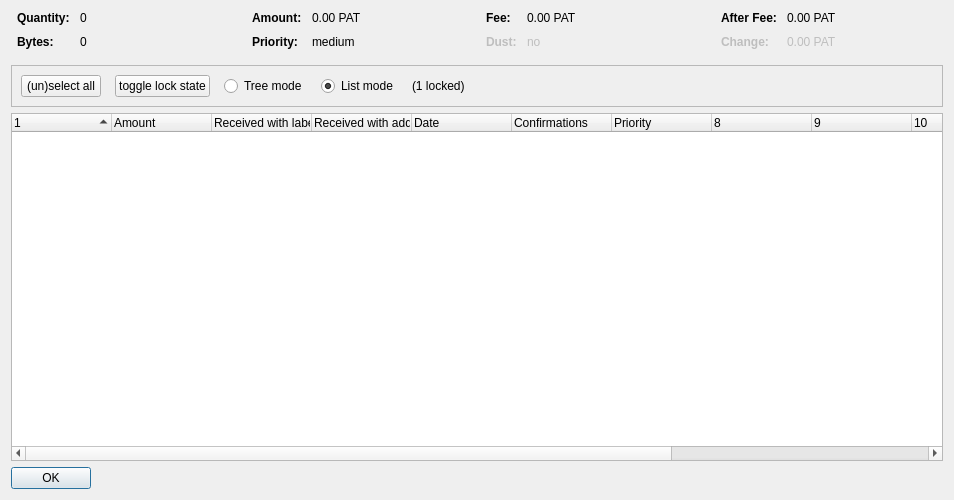
<?xml version="1.0" encoding="UTF-8"?>
<ui version="4.0">
 <class>CoinControlDialog</class>
 <widget class="QDialog" name="CoinControlDialog">
  <property name="geometry">
   <rect>
    <x>0</x>
    <y>0</y>
    <width>954</width>
    <height>500</height>
   </rect>
  </property>
  <property name="windowTitle">
   <string>Coin Selection</string>
  </property>
  <layout class="QVBoxLayout" name="verticalLayout">
   <item>
    <layout class="QHBoxLayout" name="horizontalLayoutTop" stretch="0,0,0,0">
     <property name="topMargin">
      <number>0</number>
     </property>
     <property name="bottomMargin">
      <number>10</number>
     </property>
     <item>
      <layout class="QFormLayout" name="formLayoutCoinControl1">
       <property name="horizontalSpacing">
        <number>10</number>
       </property>
       <property name="verticalSpacing">
        <number>10</number>
       </property>
       <property name="leftMargin">
        <number>6</number>
       </property>
       <property name="rightMargin">
        <number>6</number>
       </property>
       <item row="0" column="0">
        <widget class="QLabel" name="labelCoinControlQuantityText">
         <property name="font">
          <font>
           <weight>75</weight>
           <bold>true</bold>
          </font>
         </property>
         <property name="text">
          <string>Quantity:</string>
         </property>
        </widget>
       </item>
       <item row="0" column="1">
        <widget class="QLabel" name="labelCoinControlQuantity">
         <property name="cursor">
          <cursorShape>IBeamCursor</cursorShape>
         </property>
         <property name="contextMenuPolicy">
          <enum>Qt::ActionsContextMenu</enum>
         </property>
         <property name="text">
          <string notr="true">0</string>
         </property>
         <property name="textInteractionFlags">
          <set>Qt::LinksAccessibleByMouse|Qt::TextSelectableByKeyboard|Qt::TextSelectableByMouse</set>
         </property>
        </widget>
       </item>
       <item row="1" column="0">
        <widget class="QLabel" name="labelCoinControlBytesText">
         <property name="font">
          <font>
           <weight>75</weight>
           <bold>true</bold>
          </font>
         </property>
         <property name="text">
          <string>Bytes:</string>
         </property>
        </widget>
       </item>
       <item row="1" column="1">
        <widget class="QLabel" name="labelCoinControlBytes">
         <property name="cursor">
          <cursorShape>IBeamCursor</cursorShape>
         </property>
         <property name="contextMenuPolicy">
          <enum>Qt::ActionsContextMenu</enum>
         </property>
         <property name="text">
          <string notr="true">0</string>
         </property>
         <property name="textInteractionFlags">
          <set>Qt::LinksAccessibleByMouse|Qt::TextSelectableByKeyboard|Qt::TextSelectableByMouse</set>
         </property>
        </widget>
       </item>
      </layout>
     </item>
     <item>
      <layout class="QFormLayout" name="formLayoutCoinControl2">
       <property name="horizontalSpacing">
        <number>10</number>
       </property>
       <property name="verticalSpacing">
        <number>10</number>
       </property>
       <property name="leftMargin">
        <number>6</number>
       </property>
       <property name="rightMargin">
        <number>6</number>
       </property>
       <item row="0" column="0">
        <widget class="QLabel" name="labelCoinControlAmountText">
         <property name="font">
          <font>
           <weight>75</weight>
           <bold>true</bold>
          </font>
         </property>
         <property name="text">
          <string>Amount:</string>
         </property>
        </widget>
       </item>
       <item row="0" column="1">
        <widget class="QLabel" name="labelCoinControlAmount">
         <property name="cursor">
          <cursorShape>IBeamCursor</cursorShape>
         </property>
         <property name="contextMenuPolicy">
          <enum>Qt::ActionsContextMenu</enum>
         </property>
         <property name="text">
          <string notr="true">0.00 PAT</string>
         </property>
         <property name="textInteractionFlags">
          <set>Qt::LinksAccessibleByMouse|Qt::TextSelectableByKeyboard|Qt::TextSelectableByMouse</set>
         </property>
        </widget>
       </item>
       <item row="1" column="0">
        <widget class="QLabel" name="labelCoinControlPriorityText">
         <property name="font">
          <font>
           <weight>75</weight>
           <bold>true</bold>
          </font>
         </property>
         <property name="text">
          <string>Priority:</string>
         </property>
        </widget>
       </item>
       <item row="1" column="1">
        <widget class="QLabel" name="labelCoinControlPriority">
         <property name="cursor">
          <cursorShape>IBeamCursor</cursorShape>
         </property>
         <property name="contextMenuPolicy">
          <enum>Qt::ActionsContextMenu</enum>
         </property>
         <property name="text">
          <string>medium</string>
         </property>
         <property name="textInteractionFlags">
          <set>Qt::LinksAccessibleByMouse|Qt::TextSelectableByKeyboard|Qt::TextSelectableByMouse</set>
         </property>
        </widget>
       </item>
      </layout>
     </item>
     <item>
      <layout class="QFormLayout" name="formLayoutCoinControl3">
       <property name="horizontalSpacing">
        <number>10</number>
       </property>
       <property name="verticalSpacing">
        <number>10</number>
       </property>
       <property name="leftMargin">
        <number>6</number>
       </property>
       <property name="rightMargin">
        <number>6</number>
       </property>
       <item row="0" column="0">
        <widget class="QLabel" name="labelCoinControlFeeText">
         <property name="font">
          <font>
           <weight>75</weight>
           <bold>true</bold>
          </font>
         </property>
         <property name="text">
          <string>Fee:</string>
         </property>
        </widget>
       </item>
       <item row="0" column="1">
        <widget class="QLabel" name="labelCoinControlFee">
         <property name="cursor">
          <cursorShape>IBeamCursor</cursorShape>
         </property>
         <property name="contextMenuPolicy">
          <enum>Qt::ActionsContextMenu</enum>
         </property>
         <property name="text">
          <string notr="true">0.00 PAT</string>
         </property>
         <property name="textInteractionFlags">
          <set>Qt::LinksAccessibleByMouse|Qt::TextSelectableByKeyboard|Qt::TextSelectableByMouse</set>
         </property>
        </widget>
       </item>
       <item row="1" column="0">
        <widget class="QLabel" name="labelCoinControlLowOutputText">
         <property name="enabled">
          <bool>false</bool>
         </property>
         <property name="font">
          <font>
           <weight>75</weight>
           <bold>true</bold>
          </font>
         </property>
         <property name="text">
          <string>Dust:</string>
         </property>
        </widget>
       </item>
       <item row="1" column="1">
        <widget class="QLabel" name="labelCoinControlLowOutput">
         <property name="enabled">
          <bool>false</bool>
         </property>
         <property name="cursor">
          <cursorShape>IBeamCursor</cursorShape>
         </property>
         <property name="contextMenuPolicy">
          <enum>Qt::ActionsContextMenu</enum>
         </property>
         <property name="text">
          <string>no</string>
         </property>
         <property name="textInteractionFlags">
          <set>Qt::LinksAccessibleByMouse|Qt::TextSelectableByKeyboard|Qt::TextSelectableByMouse</set>
         </property>
        </widget>
       </item>
      </layout>
     </item>
     <item>
      <layout class="QFormLayout" name="formLayoutCoinControl4">
       <property name="horizontalSpacing">
        <number>10</number>
       </property>
       <property name="verticalSpacing">
        <number>10</number>
       </property>
       <property name="leftMargin">
        <number>6</number>
       </property>
       <property name="rightMargin">
        <number>6</number>
       </property>
       <item row="0" column="0">
        <widget class="QLabel" name="labelCoinControlAfterFeeText">
         <property name="font">
          <font>
           <weight>75</weight>
           <bold>true</bold>
          </font>
         </property>
         <property name="text">
          <string>After Fee:</string>
         </property>
        </widget>
       </item>
       <item row="0" column="1">
        <widget class="QLabel" name="labelCoinControlAfterFee">
         <property name="cursor">
          <cursorShape>IBeamCursor</cursorShape>
         </property>
         <property name="contextMenuPolicy">
          <enum>Qt::ActionsContextMenu</enum>
         </property>
         <property name="text">
          <string notr="true">0.00 PAT</string>
         </property>
         <property name="textInteractionFlags">
          <set>Qt::LinksAccessibleByMouse|Qt::TextSelectableByKeyboard|Qt::TextSelectableByMouse</set>
         </property>
        </widget>
       </item>
       <item row="1" column="0">
        <widget class="QLabel" name="labelCoinControlChangeText">
         <property name="enabled">
          <bool>false</bool>
         </property>
         <property name="font">
          <font>
           <weight>75</weight>
           <bold>true</bold>
          </font>
         </property>
         <property name="text">
          <string>Change:</string>
         </property>
        </widget>
       </item>
       <item row="1" column="1">
        <widget class="QLabel" name="labelCoinControlChange">
         <property name="enabled">
          <bool>false</bool>
         </property>
         <property name="cursor">
          <cursorShape>IBeamCursor</cursorShape>
         </property>
         <property name="contextMenuPolicy">
          <enum>Qt::ActionsContextMenu</enum>
         </property>
         <property name="text">
          <string notr="true">0.00 PAT</string>
         </property>
         <property name="textInteractionFlags">
          <set>Qt::LinksAccessibleByMouse|Qt::TextSelectableByKeyboard|Qt::TextSelectableByMouse</set>
         </property>
        </widget>
       </item>
      </layout>
     </item>
    </layout>
   </item>
   <item>
    <widget class="QFrame" name="frame">
     <property name="minimumSize">
      <size>
       <width>0</width>
       <height>40</height>
      </size>
     </property>
     <property name="frameShape">
      <enum>QFrame::StyledPanel</enum>
     </property>
     <property name="frameShadow">
      <enum>QFrame::Sunken</enum>
     </property>
     <layout class="QHBoxLayout" name="horizontalLayout">
      <item>
       <layout class="QHBoxLayout" name="horizontalLayoutPanel" stretch="0,0,0,0,0,0">
        <property name="spacing">
         <number>14</number>
        </property>
        <item>
         <widget class="QPushButton" name="pushButtonSelectAll">
          <property name="sizePolicy">
           <sizepolicy hsizetype="Maximum" vsizetype="Fixed">
            <horstretch>0</horstretch>
            <verstretch>0</verstretch>
           </sizepolicy>
          </property>
          <property name="text">
           <string>(un)select all</string>
          </property>
          <property name="autoDefault">
           <bool>false</bool>
          </property>
         </widget>
        </item>
        <item>
         <widget class="QPushButton" name="pushButtonToggleLock">
          <property name="sizePolicy">
           <sizepolicy hsizetype="Maximum" vsizetype="Fixed">
            <horstretch>0</horstretch>
            <verstretch>0</verstretch>
           </sizepolicy>
          </property>
          <property name="text">
           <string>toggle lock state</string>
          </property>
          <property name="autoDefault">
           <bool>false</bool>
          </property>
         </widget>
        </item>
        <item>
         <widget class="QRadioButton" name="radioTreeMode">
          <property name="sizePolicy">
           <sizepolicy hsizetype="Maximum" vsizetype="Fixed">
            <horstretch>0</horstretch>
            <verstretch>0</verstretch>
           </sizepolicy>
          </property>
          <property name="text">
           <string>Tree mode</string>
          </property>
         </widget>
        </item>
        <item>
         <widget class="QRadioButton" name="radioListMode">
          <property name="sizePolicy">
           <sizepolicy hsizetype="Maximum" vsizetype="Fixed">
            <horstretch>0</horstretch>
            <verstretch>0</verstretch>
           </sizepolicy>
          </property>
          <property name="text">
           <string>List mode</string>
          </property>
          <property name="checked">
           <bool>true</bool>
          </property>
         </widget>
        </item>
        <item>
         <widget class="QLabel" name="labelLocked">
          <property name="text">
           <string>(1 locked)</string>
          </property>
         </widget>
        </item>
        <item>
         <spacer name="horizontalSpacer">
          <property name="orientation">
           <enum>Qt::Horizontal</enum>
          </property>
          <property name="sizeHint" stdset="0">
           <size>
            <width>40</width>
            <height>20</height>
           </size>
          </property>
         </spacer>
        </item>
       </layout>
      </item>
     </layout>
    </widget>
   </item>
   <item>
    <widget class="CoinControlTreeWidget" name="treeWidget">
     <property name="contextMenuPolicy">
      <enum>Qt::CustomContextMenu</enum>
     </property>
     <property name="sortingEnabled">
      <bool>false</bool>
     </property>
     <property name="columnCount">
      <number>13</number>
     </property>
     <attribute name="headerShowSortIndicator" stdset="0">
      <bool>true</bool>
     </attribute>
     <attribute name="headerStretchLastSection">
      <bool>false</bool>
     </attribute>
     <column>
      <property name="text">
       <string/>
      </property>
     </column>
     <column>
      <property name="text">
       <string>Amount</string>
      </property>
     </column>
     <column>
      <property name="text">
       <string>Received with label</string>
      </property>
     </column>
     <column>
      <property name="text">
       <string>Received with address</string>
      </property>
     </column>
     <column>
      <property name="text">
       <string>Date</string>
      </property>
     </column>
     <column>
      <property name="text">
       <string>Confirmations</string>
      </property>
      <property name="toolTip">
       <string>Confirmed</string>
      </property>
     </column>
     <column>
      <property name="text">
       <string>Priority</string>
      </property>
     </column>
     <column>
      <property name="text">
       <string/>
      </property>
     </column>
     <column>
      <property name="text">
       <string/>
      </property>
     </column>
     <column>
      <property name="text">
       <string/>
      </property>
     </column>
     <column>
      <property name="text">
       <string/>
      </property>
     </column>
     <column>
      <property name="text">
       <string/>
      </property>
     </column>
    </widget>
   </item>
   <item>
    <widget class="QDialogButtonBox" name="buttonBox">
     <property name="sizePolicy">
      <sizepolicy hsizetype="Maximum" vsizetype="Fixed">
       <horstretch>0</horstretch>
       <verstretch>0</verstretch>
      </sizepolicy>
     </property>
     <property name="orientation">
      <enum>Qt::Horizontal</enum>
     </property>
     <property name="standardButtons">
      <set>QDialogButtonBox::Ok</set>
     </property>
    </widget>
   </item>
  </layout>
 </widget>
 <customwidgets>
  <customwidget>
   <class>CoinControlTreeWidget</class>
   <extends>QTreeWidget</extends>
   <header>coincontroltreewidget.h</header>
  </customwidget>
 </customwidgets>
 <resources/>
 <connections/>
</ui>
